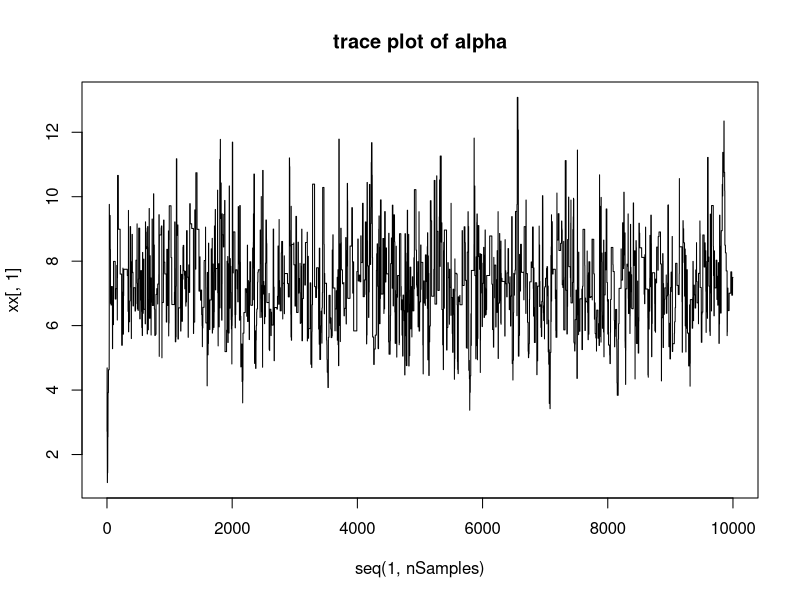
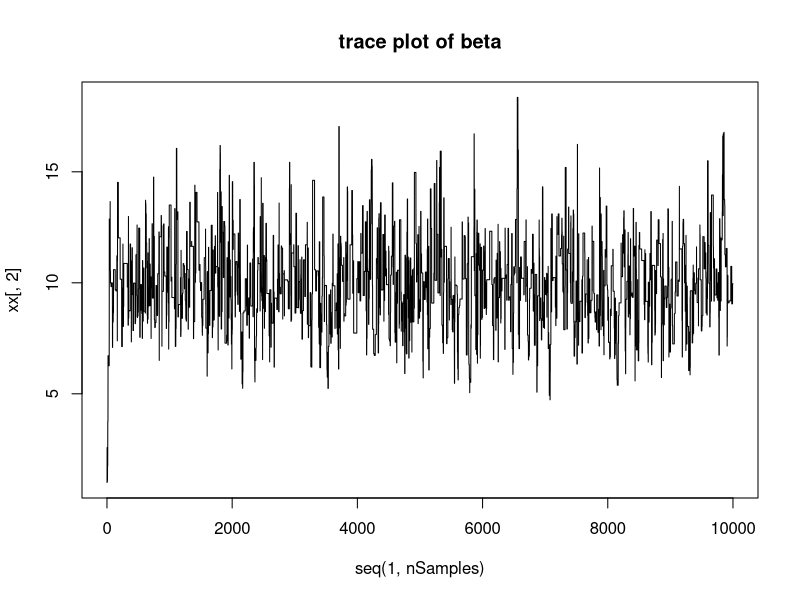
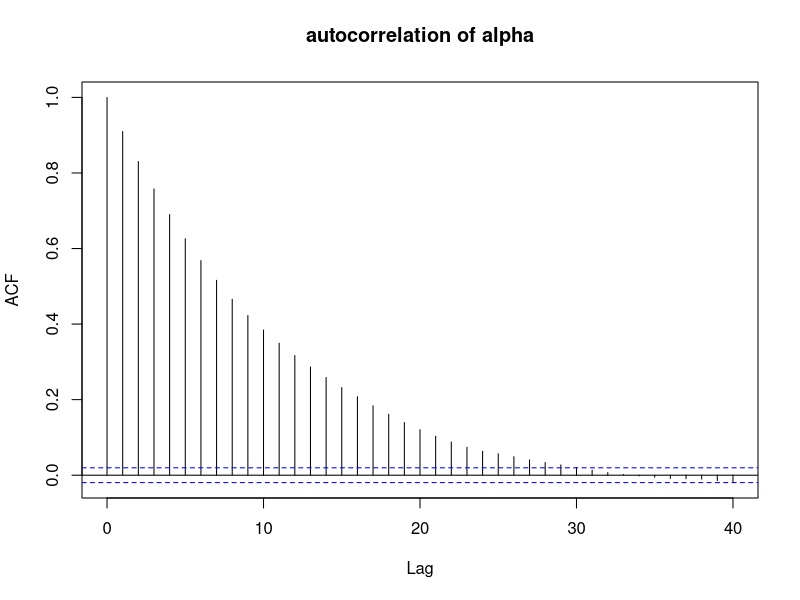
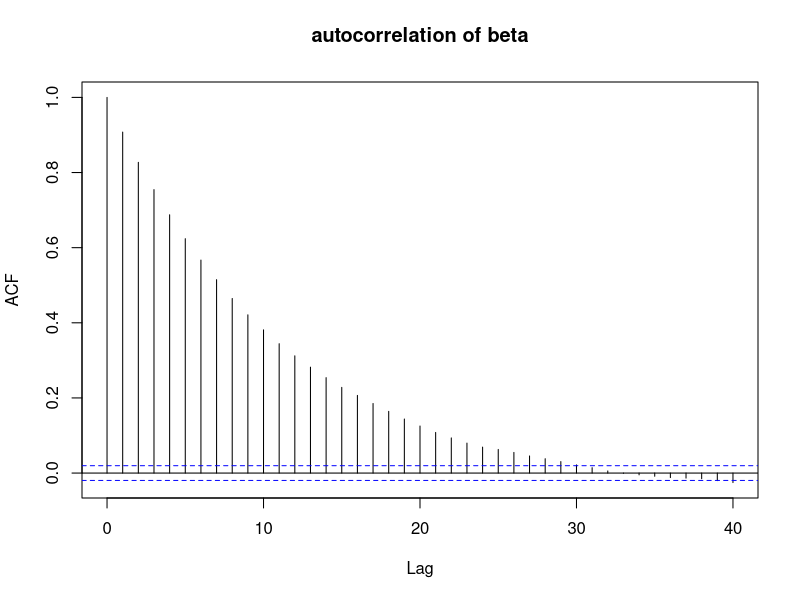
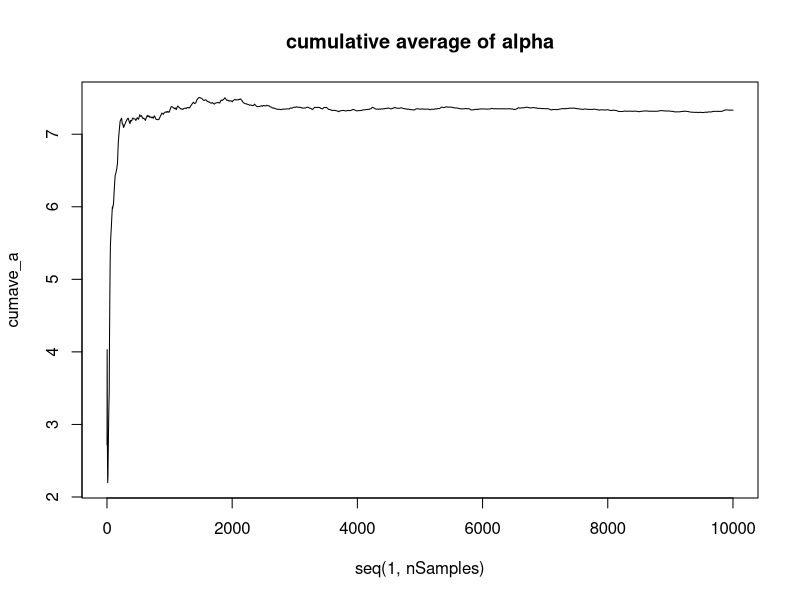
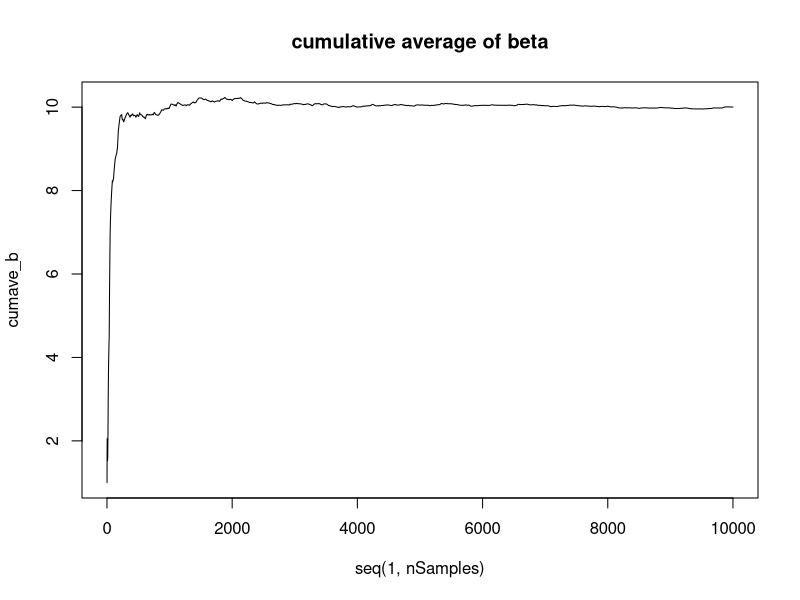

R code for these plots, in order:
# Haibo Jin
# haibo.nick.jin@gmail.com
# 014343698
##################################################################
# generate data
alpha <- 7; beta <- 9; nY <- 50
set.seed( 100 )
y <- rgamma( nY, alpha, beta)

# unnormalized posterior distribution
target <- function( phi, psi, lambda, y) {
  - lambda * ( exp( phi ) + exp( phi - psi ) ) +
    length(y) * exp( phi ) * ( phi - psi ) - 
    length( y ) * lgamma( exp( phi ) ) + 
    ( exp( phi ) - 1 ) * sum( log( y ) ) - 
    exp( phi - psi) * sum( y ) + 2 * phi - psi  
}

# sampling loops
a <- 0.1; Sigma <- a * matrix( c( 1, 0, 0, 1), 2, 2 );
nSamples <- 10000; lambda <- 0.001; nAccepted <- 0;
x <- matrix( 0, nSamples, 2 ); x[1, ] <- c(1,1);
for ( ii in seq( 2, nSamples ) ) {
  x[ ii, ] <- mvtnorm::rmvnorm( 1, x[ ii - 1, ], Sigma)
  r <- exp( target( x[ii, 1], x[ii, 2], lambda, y) - 
              target( x[ii - 1, 1], x[ii - 1, 2], lambda, y) )
  if ( runif( 1 ) > r ) {
    x[ii, ] <- x[ii - 1, ]
  } else {
    nAccepted <- nAccepted + 1
  }
}
# transform phi and psi to alpha and beta
xx <- matrix( 0, nSamples, 2 )
xx[, 1] <- exp( x[, 1] ); xx[, 2] <- exp( x[, 1] - x[, 2] );
# acceptance rate
nAccepted / nSamples
# trace plot
plot( seq(1, nSamples), xx[ , 1], "l", main = "trace plot of alpha")
plot( seq(1, nSamples), xx[ , 2], "l", main = "trace plot of beta" )
# summary statistics
summary(xx)
# standard error of alpha
sd( xx[,1] ) / sqrt( nSamples )
# standard error of beta
sd( xx[,2] ) / sqrt( nSamples )
# autocorrelation
acf(xx[,1], main = "autocorrelation of alpha")
acf(xx[,2], main = "autocorrelation of beta")
# cumulative average plot of alpha
cumsum_a <- cumsum(xx[,1])
cumave_a <- cumsum_a / seq(1, nSamples)
plot(seq(1, nSamples), cumave_a, "l", main = "cumulative average of alpha")
# cumulative average plot of beta
cumsum_b <- cumsum(xx[,2])
cumave_b <- cumsum_b / seq(1, nSamples)
plot(seq(1, nSamples), cumave_b, "l", main = "cumulative average of beta")
